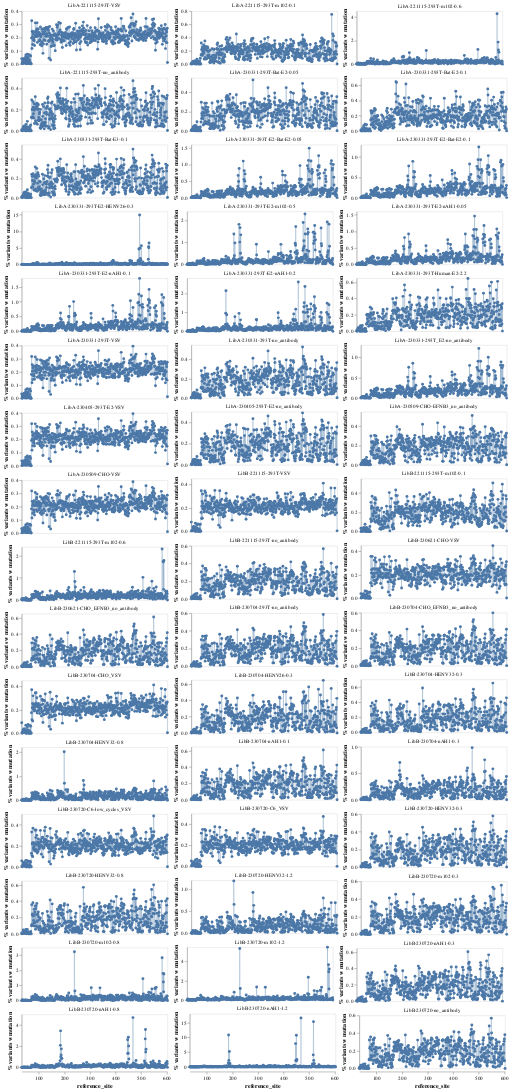

Notebook code for this chart:
### Markdown cell above
Make the plot.
Note that you can select which libraries or dates to show with the dropdown box at bottom:

### Code cell
site_freqs_chart = (
    alt.Chart(site_freqs_wide)
    .transform_fold(list(sample_coding.values()), ["sample_coding", "percent"])
    .transform_lookup(
        lookup="sample_coding",
        from_=alt.LookupData(
            data=barcode_runs.assign(
                sample_coding=lambda x: x["sample"].map(sample_coding)
            ),
            key="sample_coding",
            fields=["library", "date", "sample"],
        ),
    )
    .encode(
        x=alt.X(
            "reference_site",
            scale=alt.Scale(nice=False, zero=False),
            sort=alt.SortField("sequential_site"),
        ),
        y=alt.Y("percent:Q", title="% variants w mutation"),
        tooltip=[
            alt.Tooltip(c, format=".3g") if c in {"percent:Q"} else c
            for c in [
                "sequential_site",
                "reference_site",
                "wildtype",
                "percent:Q",
                "date:N",
            ]
        ],
        facet=alt.Facet(
            "sample:N",
            title=None,
            header=alt.Header(labelPadding=0),
            columns=3,
            spacing=5,
        ),
    )
    .mark_line(point=True, size=0.5)
    .properties(height=100, width=275, autosize=alt.AutoSizeParams(resize=True))
    .add_params(*selections)
    .resolve_scale(y="independent")
    .configure_axis(grid=False)
)

for selection in selections:
    site_freqs_chart = site_freqs_chart.transform_filter(selection)

site_freqs_chart

### Figure 1 — Vega-Lite specification as saved in the notebook (floating-point values rounded to 4 significant figures; data arrays with more than 128 entries replaced by an {"elided": "..."} marker saying what was removed)
{"config": {"view": {"continuousWidth": 300, "continuousHeight": 300}, "axis": {"grid": false}}, "data": {"name": "data-56a43f260a62c0b2ab776f94fc1d2fb9"}, "mark": {"type": "line", "point": true, "size": 0.5}, "autosize": {"resize": true}, "encoding": {"facet": {"columns": 3, "field": "sample", "header": {"labelPadding": 0}, "spacing": 5, "title": null, "type": "nominal"}, "tooltip": [{"field": "sequential_site", "type": "quantitative"}, {"field": "reference_site", "type": "quantitative"}, {"field": "wildtype", "type": "nominal"}, {"field": "percent", "format": ".3g", "type": "quantitative"}, {"field": "date", "type": "nominal"}], "x": {"field": "reference_site", "scale": {"nice": false, "zero": false}, "sort": {"field": "sequential_site"}, "type": "quantitative"}, "y": {"field": "percent", "title": "% variants w mutation", "type": "quantitative"}}, "height": 100, "params": [{"name": "param_1", "select": {"type": "point", "fields": ["library"]}, "bind": {"input": "select", "options": [null, "LibA", "LibB"], "labels": ["all", "LibA", "LibB"], "name": "library"}}, {"name": "param_2", "select": {"type": "point", "fields": ["date"]}, "bind": {"input": "select", "options": [null, "2022-11-15", "2023-03-31", "2023-04-05", "2023-05-09", "2023-06-21", "2023-07-04", "2023-07-20"], "labels": ["all", "2022-11-15", "2023-03-31", "2023-04-05", "2023-05-09", "2023-06-21", "2023-07-04", "2023-07-20"], "name": "date"}}], "resolve": {"scale": {"y": "independent"}}, "transform": [{"fold": ["0", "1", "2", "3", "4", "5", "6", "7", "8", "9", "10", "11", "12", "13", "14", "15", "16", "17", "18", "19", "20", "21", "22", "23", "24", "25", "26", "27", "28", "29", "30", "31", "32", "33", "34", "35", "36", "37", "38", "39", "40", "41", "42", "43", "44", "45", "46", "47"], "as": ["sample_coding", "percent"]}, {"lookup": "sample_coding", "from": {"data": {"name": "data-c7474e976ea430a5e0a8035226a6cdc8"}, "key": "sample_coding", "fields": ["library", "date", "sample"]}}, {"filter": {"param": "param_1"}}, {"filter": {"param": "param_2"}}], "width": 275, "$schema": "https://vega.github.io/schema/vega-lite/v5.8.0.json", "datasets": {"data-56a43f260a62c0b2ab776f94fc1d2fb9": {"elided": "571 records"}, "data-c7474e976ea430a5e0a8035226a6cdc8": [{"sample": "LibA-221115-293T-VSV", "library": "LibA", "date": "2022-11-15", "sample_coding": "0"}, {"sample": "LibA-221115-293T-m102-0.1", "library": "LibA", "date": "2022-11-15", "sample_coding": "1"}, {"sample": "LibA-221115-293T-m102-0.6", "library": "LibA", "date": "2022-11-15", "sample_coding": "2"}, {"sample": "LibA-221115-293T-no_antibody", "library": "LibA", "date": "2022-11-15", "sample_coding": "3"}, {"sample": "LibB-221115-293T-VSV", "library": "LibB", "date": "2022-11-15", "sample_coding": "4"}, {"sample": "LibB-221115-293T-m102-0.1", "library": "LibB", "date": "2022-11-15", "sample_coding": "5"}, {"sample": "LibB-221115-293T-m102-0.6", "library": "LibB", "date": "2022-11-15", "sample_coding": "6"}, {"sample": "LibB-221115-293T-no_antibody", "library": "LibB", "date": "2022-11-15", "sample_coding": "7"}, {"sample": "LibA-230331-293T-Bat-E2-0.05", "library": "LibA", "date": "2023-03-31", "sample_coding": "8"}, {"sample": "LibA-230331-293T-Bat-E2-0.1", "library": "LibA", "date": "2023-03-31", "sample_coding": "9"}, {"sample": "LibA-230331-293T-Bat-E3-0.1", "library": "LibA", "date": "2023-03-31", "sample_coding": "10"}, {"sample": "LibA-230331-293T-E2-Bat-E2-0.05", "library": "LibA", "date": "2023-03-31", "sample_coding": "11"}, {"sample": "LibA-230331-293T-E2-Bat-E2-0.1", "library": "LibA", "date": "2023-03-31", "sample_coding": "12"}, {"sample": "LibA-230331-293T-E2-HENV26-0.3", "library": "LibA", "date": "2023-03-31", "sample_coding": "13"}, {"sample": "LibA-230331-293T-E2-m102-0.5", "library": "LibA", "date": "2023-03-31", "sample_coding": "14"}, {"sample": "LibA-230331-293T-E2-nAH1-0.05", "library": "LibA", "date": "2023-03-31", "sample_coding": "15"}, {"sample": "LibA-230331-293T-E2-nAH1-0.1", "library": "LibA", "date": "2023-03-31", "sample_coding": "16"}, {"sample": "LibA-230331-293T-E2-nAH1-0.2", "library": "LibA", "date": "2023-03-31", "sample_coding": "17"}, {"sample": "LibA-230331-293T-Human-E2-2.2", "library": "LibA", "date": "2023-03-31", "sample_coding": "18"}, {"sample": "LibA-230331-293T-VSV", "library": "LibA", "date": "2023-03-31", "sample_coding": "19"}, {"sample": "LibA-230331-293T-no_antibody", "library": "LibA", "date": "2023-03-31", "sample_coding": "20"}, {"sample": "LibA-230331-293T_E2-no_antibody", "library": "LibA", "date": "2023-03-31", "sample_coding": "21"}, {"sample": "LibA-230405-293T-E2-VSV", "library": "LibA", "date": "2023-04-05", "sample_coding": "22"}, {"sample": "LibA-230405-293T-E2-no_antibody", "library": "LibA", "date": "2023-04-05", "sample_coding": "23"}, {"sample": "LibA-230509-CHO-EFNB3_no_antibody", "library": "LibA", "date": "2023-05-09", "sample_coding": "24"}, {"sample": "LibA-230509-CHO-VSV", "library": "LibA", "date": "2023-05-09", "sample_coding": "25"}, {"sample": "LibB-230621-CHO-VSV", "library": "LibB", "date": "2023-06-21", "sample_coding": "26"}, {"sample": "LibB-230621-CHO_EFNB3_no_antibody", "library": "LibB", "date": "2023-06-21", "sample_coding": "27"}, {"sample": "LibB-230704-293T-no_antibody", "library": "LibB", "date": "2023-07-04", "sample_coding": "28"}, {"sample": "LibB-230704-CHO_EFNB3_no_antibody", "library": "LibB", "date": "2023-07-04", "sample_coding": "29"}, {"sample": "LibB-230704-CHO_VSV", "library": "LibB", "date": "2023-07-04", "sample_coding": "30"}, {"sample": "LibB-230704-HENV26-0.3", "library": "LibB", "date": "2023-07-04", "sample_coding": "31"}, {"sample": "LibB-230704-HENV32-0.3", "library": "LibB", "date": "2023-07-04", "sample_coding": "32"}, {"sample": "LibB-230704-HENV32-0.8", "library": "LibB", "date": "2023-07-04", "sample_coding": "33"}, {"sample": "LibB-230704-nAH1-0.1", "library": "LibB", "date": "2023-07-04", "sample_coding": "34"}, {"sample": "LibB-230704-nAH1-0.3", "library": "LibB", "date": "2023-07-04", "sample_coding": "35"}, {"sample": "LibB-230720-C6-low_cycles_VSV", "library": "LibB", "date": "2023-07-20", "sample_coding": "36"}, {"sample": "LibB-230720-C6_VSV", "library": "LibB", "date": "2023-07-20", "sample_coding": "37"}, {"sample": "LibB-230720-HENV32-0.3", "library": "LibB", "date": "2023-07-20", "sample_coding": "38"}, {"sample": "LibB-230720-HENV32-0.8", "library": "LibB", "date": "2023-07-20", "sample_coding": "39"}, {"sample": "LibB-230720-HENV32-1.2", "library": "LibB", "date": "2023-07-20", "sample_coding": "40"}, {"sample": "LibB-230720-m102-0.3", "library": "LibB", "date": "2023-07-20", "sample_coding": "41"}, {"sample": "LibB-230720-m102-0.8", "library": "LibB", "date": "2023-07-20", "sample_coding": "42"}, {"sample": "LibB-230720-m102-1.2", "library": "LibB", "date": "2023-07-20", "sample_coding": "43"}, {"sample": "LibB-230720-nAH1-0.3", "library": "LibB", "date": "2023-07-20", "sample_coding": "44"}, {"sample": "LibB-230720-nAH1-0.8", "library": "LibB", "date": "2023-07-20", "sample_coding": "45"}, {"sample": "LibB-230720-nAH1-1.2", "library": "LibB", "date": "2023-07-20", "sample_coding": "46"}, {"sample": "LibB-230720-no_antibody", "library": "LibB", "date": "2023-07-20", "sample_coding": "47"}]}}
